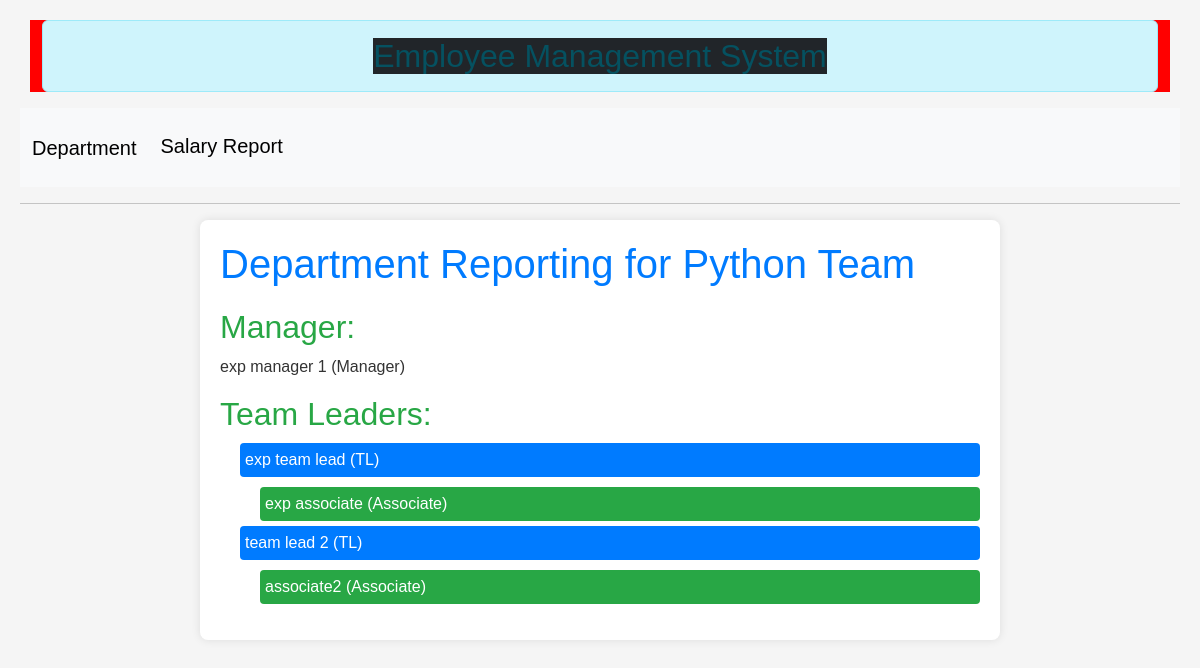
The page /department_reporting/2 on the database its author committed.
### employee/models.py (models this page shows, shortened)
class Department(models.Model):
    name = models.CharField(max_length=255)
    floor = models.IntegerField()
    def __str__(self):
        return self.name

class Employee(models.Model):
    DESIGNATION_CHOICES = [
        ('Associate', 'Associate'),
        ('TL', 'TL'),
        ('Manager', 'Manager'),
    ]
    name = models.CharField(max_length=255)
    email = models.EmailField()
    address = models.TextField()
    designation = models.CharField(max_length=20, choices=DESIGNATION_CHOICES)
    reporting_manager = models.ForeignKey('self', on_delete=models.SET_NULL, null=True, blank=True)
    department = models.ForeignKey(Department, on_delete=models.CASCADE)

### employee/views.py (the view)
# urls.py: path('department_reporting/<int:department_id>', views.department_reporting, name='department_reporting'),
def department_reporting(request, department_id):
    department = Department.objects.get(pk=department_id)
    manager = Employee.objects.get(
        department=department, designation='Manager')
    hierarchy = get_hierarchy(manager)
    print(department)
    print(hierarchy['manager'].name)
    return render(request, 'employee/department_reporting.html', {'department': department, 'hierarchy': hierarchy})

### employee/views.py (called while the page is built)
def get_hierarchy(manager):
    hierarchy = {'manager': manager, 'tl_list': []}
    tl_list = Employee.objects.filter(
        reporting_manager=manager, designation='TL')
    for tl in tl_list:
        associates = get_hierarchy_for_tl(tl)
        hierarchy['tl_list'].append({'tl': tl, 'associates': associates})
    return hierarchy

def get_hierarchy_for_tl(tl):
    associates = Employee.objects.filter(
        reporting_manager=tl, designation='Associate')
    hierarchy = []
    for associate in associates:
        associate_hierarchy = get_hierarchy_for_tl(associate)
        hierarchy.append(
            {'associate': associate, 'subordinates': associate_hierarchy})
    return hierarchy

### employee/templates/employee/department_reporting.html (shortened to what this page needs)
{% extends 'employee/base.html' %}
{% block content %}
<!DOCTYPE html>
<html lang="en">
<head>
</head>
<body>
    <div style="max-width: 800px; margin: 0 auto; background-color: #fff; padding: 20px; border-radius: 8px; box-shadow: 0 0 10px rgba(0,0,0,0.1);">
        <h1>Department Reporting for {{ department.name }}</h1>
        <h2>Manager:</h2>
        <p>{{ hierarchy.manager.name }} ({{ hierarchy.manager.designation }})</p>
        <h2>Team Leaders:</h2>
        <ul>
            {% for tl_info in hierarchy.tl_list %}
                <li style="background-color: #007bff; color: #fff; padding: 5px; border-radius: 4px;">{{ tl_info.tl.name }} ({{ tl_info.tl.designation }})</li>
                {% if tl_info.associates %}
                    <ul>
                        {% for associate_info in tl_info.associates %}
                            <li style="background-color: #28a745; color: #fff; padding: 5px; border-radius: 4px;">{{ associate_info.associate.name }} ({{ associate_info.associate.designation }})</li>
                        {% endfor %}
                    </ul>
                {% endif %}
            {% endfor %}
        </ul>
    </div>
</body>
</html>
{% endblock content %}

### employee/templates/employee/department_reporting.html (style rules this page uses)
body { font-family: 'Arial', sans-serif; background-color: #f5f5f5; color: #333; margin: 20px; }
h1 { margin-bottom: 20px; color: #007bff; }
h2 { margin-top: 15px; color: #28a745; }
p { color: #333; }
ul { list-style-type: none; padding-left: 20px; margin-top: 10px; }
li { margin-bottom: 5px; }

### rows shown on the page
Department: name "Python Team"
Employee: manager.name "exp manager 1", manager.designation "Manager"
Employee: tl.name "exp team lead", tl.designation "TL"
Employee: associate.name "exp associate", associate.designation "Associate"
Employee: tl.name "team lead 2", tl.designation "TL"
Employee: associate.name "associate2", associate.designation "Associate"
